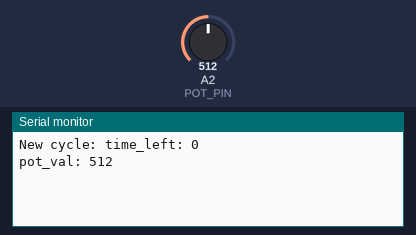
A sketch run on a simulated Arduino Uno, built with avr-gcc and run on an emulated ATmega328P. On the bench: the last lines printed to the serial monitor. The inputs (shaded band) are chosen by the test bench; at power-on: A2 (POT_PIN) = 512.

Above: at 1.2 s.
1.3 s: A2 (POT_PIN) set to 716
At 2.0 s:
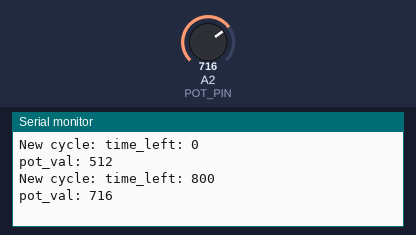
2.8 s: A2 (POT_PIN) set to 900
At 3.2 s:
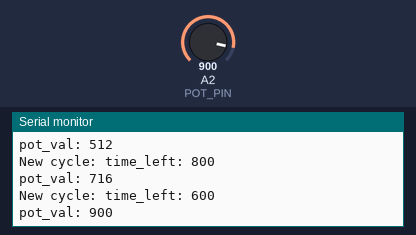
Timing chart, 0 to 5.8 s (numbered marks = the images above; inputs shaded):
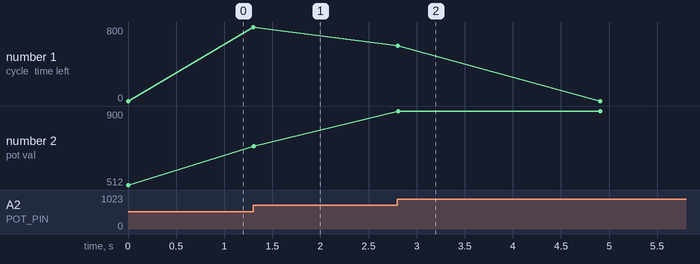

The sketch:

Boil_Kettle.ino
```cpp
/*
 * Brewery Control
 * Boil Kettle / Hot Liquor Tank Power Control
 *
 * This is a coarse PWM with a very low frequency to control a camco 5500W 240V 30A
 * heating element.
*/

/* Constants */
int POT_PIN = 2; // select the input pin for the potentiometer
int SSR_PIN = 13; // select the pin for SSR - also the inbuilt LED
int CYCLE_LENGTH = 2000; // How many miliseconds is the full duty cycle
int CYCLE_RESOLUTION = 100; // Check the potentiometer every 50ms to see if we need to adjust the duty cycle
int POT_MAX = 1023; // Max reading from the pot
int POT_MIN = 0; // Min reading from the pot

/* Variables */
int pot_val = 0; // variable to store the value coming from the sensor
int last_pot_val = 0; // variable to store the last value coming from the sensor
int cycle_time_left = 0;
int time_to_stay_on = 0;
int time_to_switch_state = 0;
float percent_time_on = 0.0;

void setup() {
  pinMode(SSR_PIN, OUTPUT);
  Serial.begin(115200);
  // Element should start in an off state
  digitalWrite(SSR_PIN, LOW);
}

void loop() {
  // read the value from the pot
  pot_val = analogRead(POT_PIN);

  // If we complete a duty cycle or the potentiometer changes, we start another cycle
  if ((cycle_time_left <= 0) ||
      ((pot_val != last_pot_val) && ((pot_val+1 < last_pot_val) || (pot_val-1 > last_pot_val)) )) {
    Serial.print("New cycle: time_left: ");
    Serial.println(cycle_time_left);
    Serial.print("pot_val: ");
    Serial.println(pot_val);
    last_pot_val = pot_val;

    percent_time_on = float(pot_val)/float(POT_MAX);
    time_to_stay_on = int(percent_time_on * float(CYCLE_LENGTH));
    time_to_switch_state = CYCLE_LENGTH - time_to_stay_on;
    cycle_time_left = CYCLE_LENGTH;

    // Ignite coil!
    if (pot_val > POT_MIN) {
      digitalWrite(SSR_PIN, HIGH);
    }
  } else {
    if ((cycle_time_left <= time_to_switch_state) && (pot_val < POT_MAX)) {
      // Extinguish coil
      digitalWrite(SSR_PIN, LOW);
    }
    cycle_time_left -= CYCLE_RESOLUTION;
  }
  delay(CYCLE_RESOLUTION);
}
```

Measured:
- after the input at 1.3 s, the serial monitor: prints a new line at once (image 1)
- after the input at 2.8 s, the serial monitor: prints a new line at once (image 2)
- plotted number 1: 0 → 800 after the input at 1.3 s
- plotted number 2: 512 → 716 after the input at 1.3 s, 716 → 900 after the input at 2.8 s
